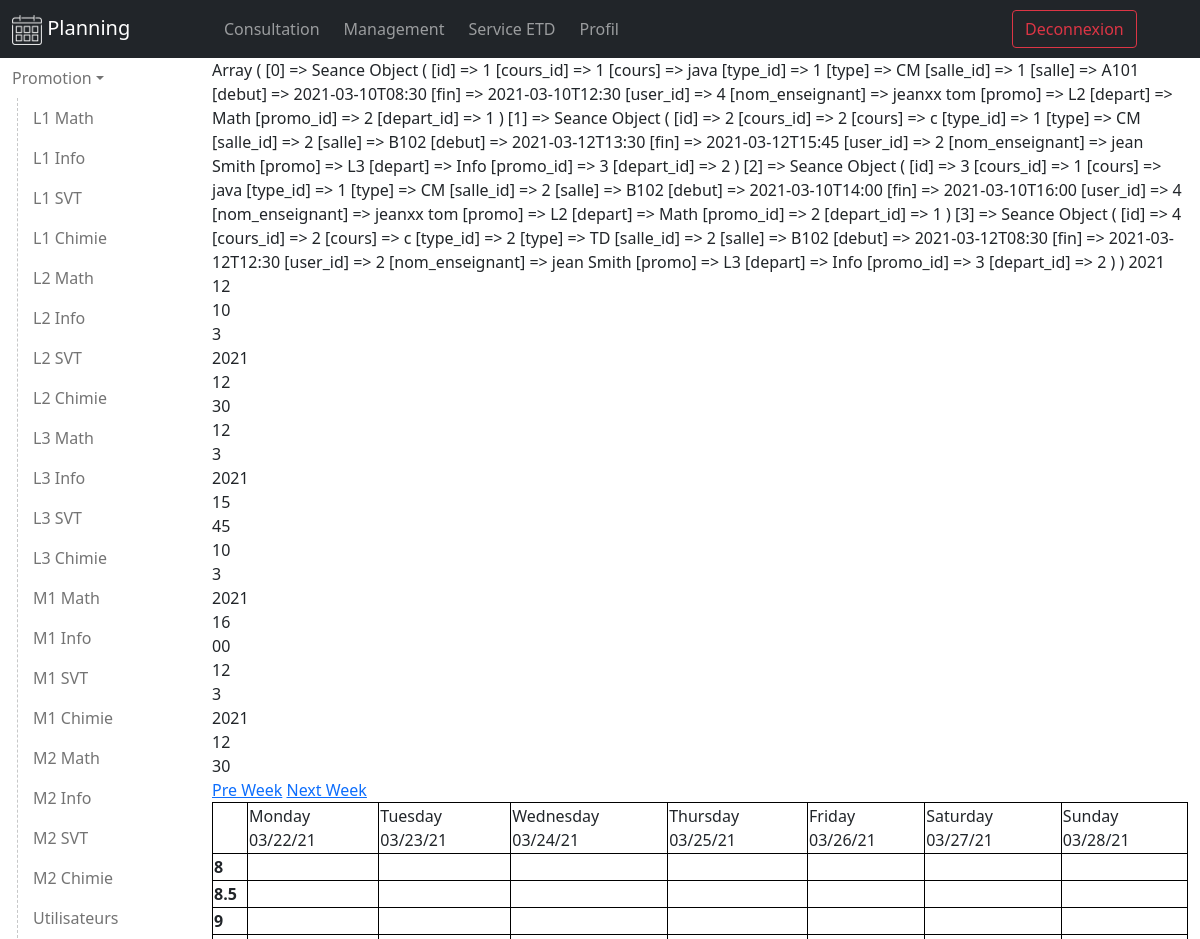
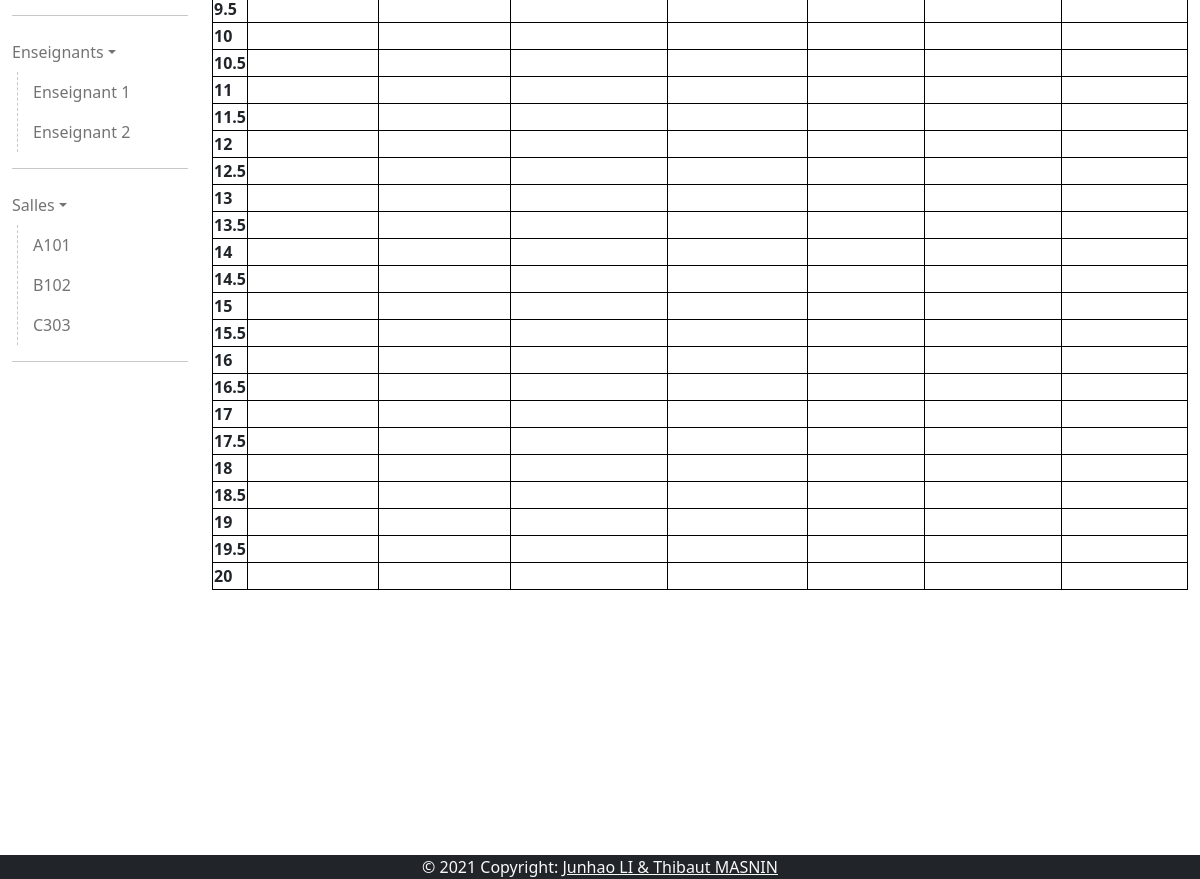
/view/user/planning.php?week=12&year=2021 (signed in), run on the app's committed database (2 pictures, top to bottom).
### tables this page shows
CREATE TABLE `promotion` (
                `id` INTEGER PRIMARY KEY,
                `name` TEXT,
                `created_at` TIMESTAMP NOT NULL DEFAULT CURRENT_TIMESTAMP                
              );

CREATE TABLE `department` (
                `id` INTEGER PRIMARY KEY,
                `name` TEXT,
                `created_at` TIMESTAMP NOT NULL DEFAULT CURRENT_TIMESTAMP                
              );

CREATE TABLE `salle` (
                `id` INTEGER PRIMARY KEY,
                `name` TEXT,
                `created_at` TIMESTAMP NOT NULL DEFAULT CURRENT_TIMESTAMP                
              );

CREATE TABLE `seance` (
              `id` INTEGER PRIMARY KEY,
              `cours_id` integer null,
              `salle_id` integer null,
              `type_id` INTEGER null,
              `debut` TIMESTAMP NOT NULL,
              `fin` TIMESTAMP NOT NULL,
              FOREIGN KEY (cours_id) REFERENCES cours (id) ON DELETE set null, 
              FOREIGN KEY (salle_id) REFERENCES salle (id), 
              FOREIGN KEY (type_id) REFERENCES type (id)              
            );

### classes/Utility.php (called while the page is built, shortened)
<?php
class Utility
{
	public static function getTables()
	{
		$tables = [];
		try {
			$db = new DB();
			$conn = $db->open();
			if ($conn) {
				$query = "SELECT * FROM sqlite_master where type='table'";
				$stmt  = $conn->prepare($query);
				$stmt->execute();
				$result = $stmt->fetchAll();
				foreach ($result as $val) {
					$tables[] = $val["name"];
				}
			} else {
			}
		} catch (PDOException $ex) {
		}
		return $tables;
	}
	public static function getAll($table)
	{
		if (in_array($table, self::getTables())) {
			try {
				$db = new DB();
				$conn = $db->Open();
				if ($conn) {
					$query = "SELECT *  FROM $table";
					$stmt = $conn->query($query);
					$result = $stmt->fetchAll();
				} else {
					Messages::setMsg('Cannot connect to db', 'error');
				}
			} catch (PDOException $ex) {
				Messages::setMsg('Cannot connect to db', 'error');
			}
		}
		return $result;
	}
}

### config.php (called while the page is built, shortened)
<?php
require_once(__DIR__ . "/classes/Utility.php");
$allPromo = Utility::getAll('promotion');
$allDepart = Utility::getAll('department');
$allSalle = Utility::getAll('salle');

### view/page/app.php (called while the page is built, shortened)
<?php
require_once(__DIR__ . "/../../config.php");

### model/Seance.php (called while the page is built, shortened)
<?php
class Seance
{
    public function __construct($arr)
    {
        $this->debut = $arr['debut'];
        $this->fin = $arr['fin'];
    }
    public static function show()
    {
        $result = "";
        try {
            $db = new DB();
            $conn = $db->Open();
            if ($conn) {
                $query = "SELECT seance.*,
                cours.name as cours,
                users.id as user_id,
                users.first_name,
                users.last_name,
                salle.name as salle,courstype.name as type,
                department.id as depart_id,
                department.name as depart,
                promotion.id as promo_id,
                promotion.name as promo
                FROM seance
                left join salle on seance.salle_id=salle.id
                left join cours on seance.cours_id =cours.id
                left join users on cours.user_id=users.id
                left join promotion on cours.promo_id=promotion.id
                left join department on cours.depart_id=department.id
                left join courstype on seance.type_id=courstype.id
                ";
                $result  = $conn->query($query)->fetchAll();
            } else {
                Messages::setMsg('Cannot connect to db', 'error');
            }
        } catch (PDOException $ex) {
            echo $ex->getMessage();
            Messages::setMsg('Cannot connect to db', 'error');
        }
        if (!empty($result)) {
            $rep = [];
            foreach ($result as $val) {
                $rep[] = new Seance($val);
            }
            return $rep;
        }
        return $result;
    }
}

### controller/SeanceController.php (called while the page is built, shortened)
<?php
class SeanceController extends Controller
{
    public function show()
    {
        $res = [];
        if (isset($_SESSION['is_logged_in'])) {
            $res = Seance::show();
        }
        return $res;
    }
}

### view/user/planning.php (the view, shortened to what this page needs)
<?php
require_once(__DIR__ . "/../page/app.php");
require_once(__DIR__ . "/../page/header.php");
?>
<div class="row">
    <nav id="seance-nav" class="col-lg-2 flex-column navbar-light sidebar">
        <ul class="navbar-nav">
            <li class="nav-link-dropdown">
                <a href="#edtSubmenu" data-bs-toggle="collapse" aria-expanded="false" class="nav-link dropdown-toggle">Promotion</a>
                <div class="indent">
                    <ul class="collapse list-unstyled show" id="edtSubmenu">
                        <?php foreach (PROMO_ARR  as $v) : ?>
                            <?php foreach (DEPART_ARR  as $val) : ?>
                                <li>
                                    <a class="nav-link" <?php if (isset($_SESSION['form_promo']) and isset($_SESSION['form_depart'])) {
                                                        } ?>" target="seance" href=""><?= $v['name'] . " " . $val['name'] ?></a>
                                </li>
                            <?php endforeach; ?>
                        <?php endforeach; ?>
                        <li class="nav-item">
                            <a class="nav-link <?php if (isset($_SESSION['form_name'])) {
                                                    echo "users" == $_SESSION['form_name'] ? 'active' : '';
                                                } ?>" target="users" href="">Utilisateurs</a>
                        </li>
                    </ul>
                </div>
            </li>
            <HR>
            <li class="nav-link-dropdown">
                <a href="#teacherSubmenu" data-bs-toggle="collapse" aria-expanded="false" class="nav-link dropdown-toggle">Enseignants</a>
                <div class="indent">
                    <ul class="collapse list-unstyled show" id="teacherSubmenu">
                        <li>
                            <a class="nav-link" href="#">Enseignant 1</a>
                        </li>
                        <li>
                            <a class="nav-link" href="#">Enseignant 2</a>
                        </li>
                    </ul>
                </div>
            </li>
            <HR>
            <li class="nav-link-dropdown">
                <a href="#salleSubmenu" data-bs-toggle="collapse" aria-expanded="false" class="nav-link dropdown-toggle">Salles</a>
                <div class="indent">
                    <ul class="collapse list-unstyled show" id="salleSubmenu">
                        <?php foreach (SALLE_ARR as $v) : ?>
                            <li>
                                <a class="nav-link" href="#"><?= $v['name'] ?></a>
                            </li>
                        <?php endforeach; ?>
                    </ul>
                </div>
            </li>
            <HR>
        </ul>
    </nav>
    <div class="col-10">
        <div class="tab-content" id="v-pills-tabContent">
            <div role="tabpanel" class="mw-100">
                <?php
                require_once(__DIR__ . "/calendar.php");
                ?>
            </div>
        </div>
    </div>
</div>
<?php
require_once(__DIR__ . "/../page/footer.php");
?>

### view/user/calendar.php (shortened to what this page needs)
<link rel="stylesheet" href="/view/asset/calendar.css?<?= time() ?>">
<?php
$result = new SeanceController('show');
$result = $result->show();
print_r($result);
$dt = new DateTime(date('Y-m-d h:i:s', strtotime($result[0]->debut)));
if (isset($_GET['year']) && isset($_GET['week'])) {
    $dt->setISODate($_GET['year'], $_GET['week']);
} else {
    $dt->setISODate($dt->format('o'), $dt->format('W'));
}
$year = $dt->format('o');
$week = $dt->format('W');
print($year);
echo "<br/>";
print($week);
echo "<br/>";
foreach ($result as $co) {
    $tmp = date('j', strtotime($co->debut));
    $tmp3 = date('Y', strtotime($co->debut));
    $tmp2 = date('n', strtotime($co->fin));
    $tmp4 = date('H', strtotime($co->fin));
    $tmp5 = date('i', strtotime($co->fin));
    echo $tmp;
    echo "<br/>";
    echo $tmp2;
    echo "<br/>";
    echo $tmp3;
    echo "<br/>";
    echo $tmp4;
    echo "<br/>";
    echo $tmp5;
    echo "<br/>";
}
?>
<a href="<?php echo $_SERVER['PHP_SELF'] . '?week=' . ($week - 1) . '&year=' . $year; ?>">Pre Week</a>
<a href="<?php echo $_SERVER['PHP_SELF'] . '?week=' . ($week + 1) . '&year=' . $year; ?>">Next Week</a>
<table>
    <tr>
        <td></td>
        <?php
        $colspan = 1;
        do {
            echo '<td colspan=' . $colspan . '>' . strftime("%A", $dt->getTimestamp()) . " " . strftime("%D", $dt->getTimestamp()) . "</td>\n";
            $dt->modify('+1 day');
        } while ($week == $dt->format('W'));
        ?>
    </tr>
    <?php for ($i = 8; $i <= 20; $i = $i + 0.5) : ?>
        <?php if (true) :  ?>
            <tr>
                <th><?= $i ?></th>
                <?php for ($l = 0; $l < 7 * $colspan; $l++) : ?>
                    <td>
                    </td>
                <?php endfor; ?>
            </tr>
        <?php endif; ?>
    <?php endfor; ?>
</table>

### view/asset/style.css (style rules this page uses)
.indent { margin-left:5px; padding-left: 15px; border-left: 1px dashed rgba(33, 37, 41,0.25); }
.sidebar { height: 220vh; display: block; overflow-y: scroll; }

### view/asset/calendar.css (style rules this page uses)
table { width: 100%; border: 1px solid black; border-collapse:collapse }
table tr,th,td { border: 1px solid black; }

### data on the page
promotion: name "L1"
department: name "Math"
department: name "Info"
department: name "SVT"
department: name "Chimie"
promotion: name "L2"
promotion: name "L3"
promotion: name "M1"
promotion: name "M2"
salle: name "A101"
salle: name "B102"
salle: name "C303"
seance: debut "2021", debut "12", debut "10", fin "3", fin "12", fin "30", debut "Monday", debut "03/22/21", debut "Tuesday", debut "03/23/21", debut "Wednesday", debut "03/24/21", debut "Thursday", debut "03/25/21", debut "Friday", debut "03/26/21", debut "Saturday", debut "03/27/21", debut "Sunday", debut "03/28/21"
seance: debut "12", fin "3", debut "2021", fin "15", fin "45"
seance: debut "10", fin "3", debut "2021", fin "16", fin "00"
seance: debut "12", fin "3", debut "2021", fin "12", fin "30"

### other printed values
$i "8"
$i "8.5"
$i "9"
$i "9.5"
$i "10"
$i "10.5"
$i "11"
$i "11.5"
$i "12"
$i "12.5"
$i "13"
$i "13.5"
$i "14"
$i "14.5"
$i "15"
